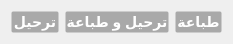
   <widget class="QWidget" name="layoutWidget">
    <property name="geometry">
     <rect>
      <x>320</x>
      <y>617</y>
      <width>233</width>
      <height>35</height>
     </rect>
    </property>
    <layout class="QHBoxLayout" name="horizontalLayout_4">
     <item>
      <widget class="QPushButton" name="save">
       <property name="minimumSize">
        <size>
         <width>0</width>
         <height>22</height>
        </size>
       </property>
       <property name="styleSheet">
        <string notr="true">QPushButton {
  	background-color: #a9a9a9;
    border-style: hidden;
	border-width:1px;
    border-radius: 2px;
    font: bold 14px;
    color: #ffffff; 
}
QPushButton:pressed {
background-color: #3269e4;
}</string>
       </property>
       <property name="text">
        <string>ترحيل</string>
       </property>
      </widget>
     </item>
     <item>
      <widget class="QPushButton" name="pushButton_5">
       <property name="minimumSize">
        <size>
         <width>0</width>
         <height>22</height>
        </size>
       </property>
       <property name="styleSheet">
        <string notr="true">QPushButton {
  	background-color: #a9a9a9;
    border-style: hidden;
	border-width:1px;
    border-radius: 2px;
    font: bold 14px;
    color: #ffffff; 
}
QPushButton:pressed {
background-color: #3269e4;
}</string>
       </property>
       <property name="text">
        <string>ترحيل و طباعة</string>
       </property>
      </widget>
     </item>
     <item>
      <widget class="QPushButton" name="pushButton_6">
       <property name="minimumSize">
        <size>
         <width>0</width>
         <height>22</height>
        </size>
       </property>
       <property name="styleSheet">
        <string notr="true">QPushButton {
  	background-color: #a9a9a9;
    border-style: hidden;
	border-width:1px;
    border-radius: 2px;
    font: bold 14px;
    color: #ffffff; 
}
QPushButton:pressed {
background-color: #3269e4;
}</string>
       </property>
       <property name="text">
        <string>طباعة</string>
       </property>
      </widget>
     </item>
    </layout>
   </widget>
